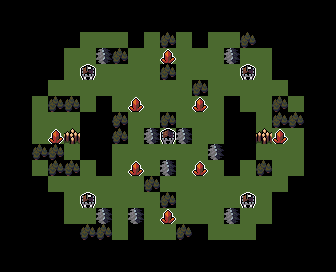

Below is a game level as drawn by its tile map, then a one-line description and the .tmx file that defines it, in full:
An orthogonal 21x17 tile map with 16x16 px tiles, 3 tile layers (Tiles, Objects, Metadata).

<map version="1.10" tiledversion="1.10.0" orientation="orthogonal" renderorder="right-down" width="21" height="17" tilewidth="16" tileheight="16" infinite="0" nextlayerid="34" nextobjectid="102">
 <editorsettings>
  <export format="MUD Templates" />
 </editorsettings>
 <tileset firstgid="1" source="../../../../tilesets/map-maker-tileset.tsx" />
 <group id="17" name="Tiles" offsetx="2.84217e-14" offsety="0">
  <properties>
   <property name="entityLayer" type="bool" value="true" />
  </properties>
  <layer id="2" name="Tiles" width="21" height="17">
   <properties>
    <property name="prototypeLayer" type="bool" value="true" />
   </properties>
   <data encoding="csv">
0,0,0,0,0,0,0,0,0,0,0,0,0,0,0,0,0,0,0,0,0,
0,0,0,0,0,0,0,0,0,0,0,0,0,0,0,0,0,0,0,0,0,
0,0,0,0,0,1,1,1,0,1,2,1,0,1,1,2,0,0,0,0,0,
0,0,0,0,1,1,3,2,1,1,1,1,1,1,3,1,1,0,0,0,0,
0,0,0,0,1,1,1,1,1,1,2,1,1,1,1,1,1,0,0,0,0,
0,0,0,1,1,1,1,1,1,1,1,1,2,1,1,1,1,1,0,0,0,
0,0,1,2,2,1,0,1,1,1,1,1,1,1,0,1,1,2,1,0,0,
0,0,1,1,1,0,0,2,1,1,2,1,1,1,0,0,1,2,2,0,0,
0,0,1,1,1,0,0,2,1,3,1,3,1,1,0,0,1,1,1,0,0,
0,0,2,2,1,0,0,1,1,1,1,1,1,3,0,0,1,1,1,0,0,
0,0,1,2,2,1,0,1,1,1,3,1,1,1,0,1,2,1,1,0,0,
0,0,0,1,1,1,1,1,1,2,1,1,1,1,1,1,1,1,0,0,0,
0,0,0,0,1,1,1,1,1,1,2,1,1,1,1,1,1,0,0,0,0,
0,0,0,0,1,1,3,1,3,1,1,1,1,1,3,1,1,0,0,0,0,
0,0,0,0,0,2,2,1,0,1,1,2,0,1,1,1,0,0,0,0,0,
0,0,0,0,0,0,0,0,0,0,0,0,0,0,0,0,0,0,0,0,0,
0,0,0,0,0,0,0,0,0,0,0,0,0,0,0,0,0,0,0,0,0
</data>
  </layer>
 </group>
 <group id="15" name="Objects">
  <properties>
   <property name="entityLayer" type="bool" value="true" />
  </properties>
  <layer id="10" name="Objects" width="21" height="17">
   <properties>
    <property name="prototypeLayer" type="bool" value="true" />
   </properties>
   <data encoding="csv">
0,0,0,0,0,0,0,0,0,0,0,0,0,0,0,0,0,0,0,0,0,
0,0,0,0,0,0,0,0,0,0,0,0,0,0,0,0,0,0,0,0,0,
0,0,0,0,0,0,0,0,0,0,0,0,0,0,0,0,0,0,0,0,0,
0,0,0,0,0,0,0,0,0,0,14,0,0,0,0,0,0,0,0,0,0,
0,0,0,0,0,10,0,0,0,0,0,0,0,0,0,10,0,0,0,0,0,
0,0,0,0,0,0,0,0,0,0,0,0,0,0,0,0,0,0,0,0,0,
0,0,0,0,0,0,0,0,14,0,0,0,14,0,0,0,0,0,0,0,0,
0,0,0,0,0,0,0,0,0,0,0,0,0,0,0,0,0,0,0,0,0,
0,0,0,14,5,0,0,0,0,0,9,0,0,0,0,0,5,14,0,0,0,
0,0,0,0,0,0,0,0,0,0,0,0,0,0,0,0,0,0,0,0,0,
0,0,0,0,0,0,0,0,14,0,0,0,14,0,0,0,0,0,0,0,0,
0,0,0,0,0,0,0,0,0,0,0,0,0,0,0,0,0,0,0,0,0,
0,0,0,0,0,10,0,0,0,0,0,0,0,0,0,10,0,0,0,0,0,
0,0,0,0,0,0,0,0,0,0,14,0,0,0,0,0,0,0,0,0,0,
0,0,0,0,0,0,0,0,0,0,0,0,0,0,0,0,0,0,0,0,0,
0,0,0,0,0,0,0,0,0,0,0,0,0,0,0,0,0,0,0,0,0,
0,0,0,0,0,0,0,0,0,0,0,0,0,0,0,0,0,0,0,0,0
</data>
  </layer>
  <layer id="33" name="Metadata" width="21" height="17">
   <properties>
    <property name="prototypeLayer" type="bool" value="true" />
   </properties>
   <data encoding="csv">
0,0,0,0,0,0,0,0,0,0,0,0,0,0,0,0,0,0,0,0,0,
0,0,0,0,0,0,0,0,0,0,0,0,0,0,0,0,0,0,0,0,0,
0,0,0,0,0,0,0,0,0,0,0,0,0,0,0,0,0,0,0,0,0,
0,0,0,0,0,0,0,0,0,0,0,0,0,0,0,0,0,0,0,0,0,
0,0,0,0,0,0,0,0,0,0,0,0,0,0,0,0,0,0,0,0,0,
0,0,0,0,0,0,0,0,0,0,0,0,0,0,0,0,0,0,0,0,0,
0,0,0,0,0,0,0,0,0,0,0,0,0,0,0,0,0,0,0,0,0,
0,0,0,0,0,0,0,0,0,0,0,0,0,0,0,0,0,0,0,0,0,
0,0,0,0,0,0,0,0,0,0,0,0,0,0,0,0,0,0,0,0,0,
0,0,0,0,0,0,0,0,0,0,0,0,0,0,0,0,0,0,0,0,0,
0,0,0,0,0,0,0,0,0,0,0,0,0,0,0,0,0,0,0,0,0,
0,0,0,0,0,0,0,0,0,0,0,0,0,0,0,0,0,0,0,0,0,
0,0,0,0,0,0,0,0,0,0,0,0,0,0,0,0,0,0,0,0,0,
0,0,0,0,0,0,0,0,0,0,0,0,0,0,0,0,0,0,0,0,0,
0,0,0,0,0,0,0,0,0,0,0,0,0,0,0,0,0,0,0,0,0,
0,0,0,0,0,0,0,0,0,0,0,0,0,0,0,0,0,0,0,0,0,
0,0,0,0,0,0,0,0,0,0,0,0,0,0,0,0,0,0,0,0,0
</data>
  </layer>
  <objectgroup id="18" name="Portals" />
 </group>
</map>
